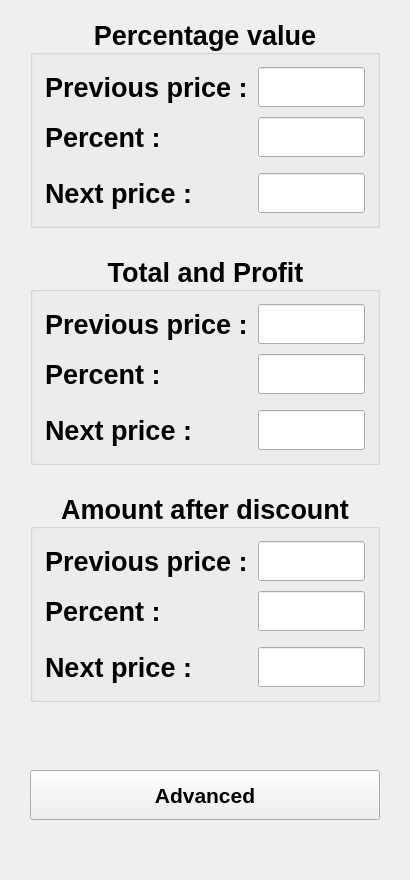
<?xml version="1.0" encoding="UTF-8"?>
<ui version="4.0">
 <class>MainWindow</class>
 <widget class="QMainWindow" name="MainWindow">
  <property name="geometry">
   <rect>
    <x>0</x>
    <y>0</y>
    <width>410</width>
    <height>880</height>
   </rect>
  </property>
  <property name="font">
   <font>
    <pointsize>18</pointsize>
    <bold>true</bold>
   </font>
  </property>
  <property name="windowTitle">
   <string>MainWindow</string>
  </property>
  <widget class="QWidget" name="centralwidget">
   <layout class="QVBoxLayout" name="verticalLayout">
    <item>
     <widget class="QStackedWidget" name="stackedWidget">
      <property name="currentIndex">
       <number>0</number>
      </property>
      <widget class="QWidget" name="page">
       <layout class="QHBoxLayout" name="horizontalLayout" stretch="1,10,1">
        <item>
         <spacer name="horizontalSpacer_19">
          <property name="orientation">
           <enum>Qt::Horizontal</enum>
          </property>
          <property name="sizeHint" stdset="0">
           <size>
            <width>2</width>
            <height>20</height>
           </size>
          </property>
         </spacer>
        </item>
        <item>
         <layout class="QVBoxLayout" name="verticalLayout_2" stretch="5,1,5,1,5,3,1,2">
          <item>
           <widget class="QGroupBox" name="groupBox">
            <property name="minimumSize">
             <size>
              <width>350</width>
              <height>210</height>
             </size>
            </property>
            <property name="font">
             <font>
              <pointsize>20</pointsize>
              <bold>true</bold>
             </font>
            </property>
            <property name="layoutDirection">
             <enum>Qt::RightToLeft</enum>
            </property>
            <property name="title">
             <string>Percentage value</string>
            </property>
            <property name="alignment">
             <set>Qt::AlignCenter</set>
            </property>
            <layout class="QGridLayout" name="gridLayout" columnstretch="6,4">
             <property name="leftMargin">
              <number>12</number>
             </property>
             <property name="topMargin">
              <number>12</number>
             </property>
             <property name="rightMargin">
              <number>12</number>
             </property>
             <property name="bottomMargin">
              <number>12</number>
             </property>
             <property name="spacing">
              <number>10</number>
             </property>
             <item row="0" column="1">
              <widget class="QLabel" name="label">
               <property name="font">
                <font>
                 <pointsize>20</pointsize>
                 <bold>true</bold>
                </font>
               </property>
               <property name="text">
                <string>Previous price :</string>
               </property>
              </widget>
             </item>
             <item row="3" column="1">
              <widget class="QLabel" name="label_3">
               <property name="font">
                <font>
                 <pointsize>20</pointsize>
                 <bold>true</bold>
                </font>
               </property>
               <property name="text">
                <string>Next price :</string>
               </property>
              </widget>
             </item>
             <item row="1" column="0">
              <widget class="QLineEdit" name="le_percent">
               <property name="minimumSize">
                <size>
                 <width>0</width>
                 <height>40</height>
                </size>
               </property>
               <property name="font">
                <font>
                 <pointsize>22</pointsize>
                 <bold>true</bold>
                </font>
               </property>
               <property name="inputMethodHints">
                <set>Qt::ImhDigitsOnly</set>
               </property>
               <property name="alignment">
                <set>Qt::AlignCenter</set>
               </property>
              </widget>
             </item>
             <item row="0" column="0">
              <widget class="QLineEdit" name="le_oldPrice">
               <property name="minimumSize">
                <size>
                 <width>0</width>
                 <height>40</height>
                </size>
               </property>
               <property name="font">
                <font>
                 <pointsize>22</pointsize>
                 <bold>true</bold>
                </font>
               </property>
               <property name="inputMethodHints">
                <set>Qt::ImhDigitsOnly</set>
               </property>
               <property name="alignment">
                <set>Qt::AlignCenter</set>
               </property>
              </widget>
             </item>
             <item row="1" column="1">
              <widget class="QLabel" name="label_2">
               <property name="font">
                <font>
                 <pointsize>20</pointsize>
                 <bold>true</bold>
                </font>
               </property>
               <property name="text">
                <string>Percent :</string>
               </property>
              </widget>
             </item>
             <item row="3" column="0">
              <widget class="QLineEdit" name="le_newPrice">
               <property name="minimumSize">
                <size>
                 <width>0</width>
                 <height>40</height>
                </size>
               </property>
               <property name="font">
                <font>
                 <pointsize>22</pointsize>
                 <bold>true</bold>
                </font>
               </property>
               <property name="inputMethodHints">
                <set>Qt::ImhDigitsOnly</set>
               </property>
               <property name="alignment">
                <set>Qt::AlignCenter</set>
               </property>
               <property name="readOnly">
                <bool>true</bool>
               </property>
              </widget>
             </item>
             <item row="2" column="0">
              <spacer name="verticalSpacer_8">
               <property name="orientation">
                <enum>Qt::Vertical</enum>
               </property>
               <property name="sizeHint" stdset="0">
                <size>
                 <width>20</width>
                 <height>40</height>
                </size>
               </property>
              </spacer>
             </item>
            </layout>
           </widget>
          </item>
          <item>
           <spacer name="verticalSpacer">
            <property name="orientation">
             <enum>Qt::Vertical</enum>
            </property>
            <property name="sizeHint" stdset="0">
             <size>
              <width>20</width>
              <height>40</height>
             </size>
            </property>
           </spacer>
          </item>
          <item>
           <widget class="QGroupBox" name="groupBox_2">
            <property name="minimumSize">
             <size>
              <width>350</width>
              <height>210</height>
             </size>
            </property>
            <property name="font">
             <font>
              <pointsize>20</pointsize>
              <bold>true</bold>
             </font>
            </property>
            <property name="layoutDirection">
             <enum>Qt::RightToLeft</enum>
            </property>
            <property name="title">
             <string>Total and Profit</string>
            </property>
            <property name="alignment">
             <set>Qt::AlignCenter</set>
            </property>
            <layout class="QGridLayout" name="gridLayout_6" columnstretch="6,4">
             <property name="leftMargin">
              <number>12</number>
             </property>
             <property name="topMargin">
              <number>12</number>
             </property>
             <property name="rightMargin">
              <number>12</number>
             </property>
             <property name="bottomMargin">
              <number>12</number>
             </property>
             <property name="spacing">
              <number>10</number>
             </property>
             <item row="1" column="1">
              <widget class="QLabel" name="label_18">
               <property name="font">
                <font>
                 <pointsize>20</pointsize>
                 <bold>true</bold>
                </font>
               </property>
               <property name="text">
                <string>Percent :</string>
               </property>
              </widget>
             </item>
             <item row="0" column="1">
              <widget class="QLabel" name="label_17">
               <property name="font">
                <font>
                 <pointsize>20</pointsize>
                 <bold>true</bold>
                </font>
               </property>
               <property name="text">
                <string>Previous price :</string>
               </property>
              </widget>
             </item>
             <item row="3" column="0">
              <widget class="QLineEdit" name="le_newPrice_2">
               <property name="minimumSize">
                <size>
                 <width>0</width>
                 <height>40</height>
                </size>
               </property>
               <property name="font">
                <font>
                 <pointsize>22</pointsize>
                 <bold>true</bold>
                </font>
               </property>
               <property name="inputMethodHints">
                <set>Qt::ImhDigitsOnly</set>
               </property>
               <property name="alignment">
                <set>Qt::AlignCenter</set>
               </property>
               <property name="readOnly">
                <bool>true</bool>
               </property>
              </widget>
             </item>
             <item row="0" column="0">
              <widget class="QLineEdit" name="le_oldPrice_2">
               <property name="minimumSize">
                <size>
                 <width>0</width>
                 <height>40</height>
                </size>
               </property>
               <property name="font">
                <font>
                 <pointsize>22</pointsize>
                 <bold>true</bold>
                </font>
               </property>
               <property name="inputMethodHints">
                <set>Qt::ImhDigitsOnly</set>
               </property>
               <property name="alignment">
                <set>Qt::AlignCenter</set>
               </property>
              </widget>
             </item>
             <item row="3" column="1">
              <widget class="QLabel" name="label_16">
               <property name="font">
                <font>
                 <pointsize>20</pointsize>
                 <bold>true</bold>
                </font>
               </property>
               <property name="text">
                <string>Next price :</string>
               </property>
              </widget>
             </item>
             <item row="1" column="0">
              <widget class="QLineEdit" name="le_percent_2">
               <property name="minimumSize">
                <size>
                 <width>0</width>
                 <height>40</height>
                </size>
               </property>
               <property name="font">
                <font>
                 <pointsize>22</pointsize>
                 <bold>true</bold>
                </font>
               </property>
               <property name="inputMethodHints">
                <set>Qt::ImhDigitsOnly</set>
               </property>
               <property name="alignment">
                <set>Qt::AlignCenter</set>
               </property>
              </widget>
             </item>
             <item row="2" column="0">
              <spacer name="verticalSpacer_9">
               <property name="orientation">
                <enum>Qt::Vertical</enum>
               </property>
               <property name="sizeHint" stdset="0">
                <size>
                 <width>20</width>
                 <height>40</height>
                </size>
               </property>
              </spacer>
             </item>
            </layout>
           </widget>
          </item>
          <item>
           <spacer name="verticalSpacer_2">
            <property name="orientation">
             <enum>Qt::Vertical</enum>
            </property>
            <property name="sizeHint" stdset="0">
             <size>
              <width>20</width>
              <height>40</height>
             </size>
            </property>
           </spacer>
          </item>
          <item>
           <widget class="QGroupBox" name="groupBox_3">
            <property name="minimumSize">
             <size>
              <width>350</width>
              <height>210</height>
             </size>
            </property>
            <property name="font">
             <font>
              <pointsize>20</pointsize>
              <bold>true</bold>
             </font>
            </property>
            <property name="layoutDirection">
             <enum>Qt::RightToLeft</enum>
            </property>
            <property name="title">
             <string>Amount after discount</string>
            </property>
            <property name="alignment">
             <set>Qt::AlignCenter</set>
            </property>
            <layout class="QGridLayout" name="gridLayout_7" columnstretch="6,4">
             <property name="leftMargin">
              <number>12</number>
             </property>
             <property name="topMargin">
              <number>12</number>
             </property>
             <property name="rightMargin">
              <number>12</number>
             </property>
             <property name="bottomMargin">
              <number>12</number>
             </property>
             <property name="spacing">
              <number>10</number>
             </property>
             <item row="0" column="0">
              <widget class="QLineEdit" name="le_oldPrice_3">
               <property name="minimumSize">
                <size>
                 <width>0</width>
                 <height>40</height>
                </size>
               </property>
               <property name="font">
                <font>
                 <pointsize>22</pointsize>
                 <bold>true</bold>
                </font>
               </property>
               <property name="inputMethodHints">
                <set>Qt::ImhDigitsOnly</set>
               </property>
               <property name="alignment">
                <set>Qt::AlignCenter</set>
               </property>
              </widget>
             </item>
             <item row="0" column="1">
              <widget class="QLabel" name="label_20">
               <property name="font">
                <font>
                 <pointsize>20</pointsize>
                 <bold>true</bold>
                </font>
               </property>
               <property name="text">
                <string>Previous price :</string>
               </property>
              </widget>
             </item>
             <item row="1" column="1">
              <widget class="QLabel" name="label_21">
               <property name="font">
                <font>
                 <pointsize>20</pointsize>
                 <bold>true</bold>
                </font>
               </property>
               <property name="text">
                <string>Percent :</string>
               </property>
              </widget>
             </item>
             <item row="3" column="0">
              <widget class="QLineEdit" name="le_newPrice_3">
               <property name="minimumSize">
                <size>
                 <width>0</width>
                 <height>40</height>
                </size>
               </property>
               <property name="font">
                <font>
                 <pointsize>22</pointsize>
                 <bold>true</bold>
                </font>
               </property>
               <property name="inputMethodHints">
                <set>Qt::ImhDigitsOnly</set>
               </property>
               <property name="alignment">
                <set>Qt::AlignCenter</set>
               </property>
               <property name="readOnly">
                <bool>true</bool>
               </property>
              </widget>
             </item>
             <item row="1" column="0">
              <widget class="QLineEdit" name="le_percent_3">
               <property name="minimumSize">
                <size>
                 <width>0</width>
                 <height>40</height>
                </size>
               </property>
               <property name="font">
                <font>
                 <pointsize>22</pointsize>
                 <bold>true</bold>
                </font>
               </property>
               <property name="inputMethodHints">
                <set>Qt::ImhDigitsOnly</set>
               </property>
               <property name="alignment">
                <set>Qt::AlignCenter</set>
               </property>
              </widget>
             </item>
             <item row="3" column="1">
              <widget class="QLabel" name="label_19">
               <property name="font">
                <font>
                 <pointsize>20</pointsize>
                 <bold>true</bold>
                </font>
               </property>
               <property name="text">
                <string>Next price :</string>
               </property>
              </widget>
             </item>
             <item row="2" column="0">
              <spacer name="verticalSpacer_10">
               <property name="orientation">
                <enum>Qt::Vertical</enum>
               </property>
               <property name="sizeHint" stdset="0">
                <size>
                 <width>20</width>
                 <height>40</height>
                </size>
               </property>
              </spacer>
             </item>
            </layout>
           </widget>
          </item>
          <item>
           <spacer name="verticalSpacer_4">
            <property name="orientation">
             <enum>Qt::Vertical</enum>
            </property>
            <property name="sizeHint" stdset="0">
             <size>
              <width>20</width>
              <height>40</height>
             </size>
            </property>
           </spacer>
          </item>
          <item>
           <widget class="QPushButton" name="pb_page">
            <property name="minimumSize">
             <size>
              <width>0</width>
              <height>50</height>
             </size>
            </property>
            <property name="font">
             <font>
              <pointsize>16</pointsize>
              <bold>true</bold>
             </font>
            </property>
            <property name="text">
             <string>Advanced</string>
            </property>
           </widget>
          </item>
          <item>
           <spacer name="verticalSpacer_7">
            <property name="orientation">
             <enum>Qt::Vertical</enum>
            </property>
            <property name="sizeHint" stdset="0">
             <size>
              <width>20</width>
              <height>40</height>
             </size>
            </property>
           </spacer>
          </item>
         </layout>
        </item>
        <item>
         <spacer name="horizontalSpacer_20">
          <property name="orientation">
           <enum>Qt::Horizontal</enum>
          </property>
          <property name="sizeHint" stdset="0">
           <size>
            <width>2</width>
            <height>20</height>
           </size>
          </property>
         </spacer>
        </item>
       </layout>
      </widget>
      <widget class="QWidget" name="page_2">
       <layout class="QHBoxLayout" name="horizontalLayout_2" stretch="1,10,1">
        <item>
         <spacer name="horizontalSpacer_21">
          <property name="orientation">
           <enum>Qt::Horizontal</enum>
          </property>
          <property name="sizeHint" stdset="0">
           <size>
            <width>2</width>
            <height>20</height>
           </size>
          </property>
         </spacer>
        </item>
        <item>
         <layout class="QVBoxLayout" name="verticalLayout_3" stretch="3,5,2,5,5,1,2">
          <item>
           <spacer name="verticalSpacer_3">
            <property name="orientation">
             <enum>Qt::Vertical</enum>
            </property>
            <property name="sizeHint" stdset="0">
             <size>
              <width>17</width>
              <height>20</height>
             </size>
            </property>
           </spacer>
          </item>
          <item>
           <widget class="QGroupBox" name="groupBox_4">
            <property name="minimumSize">
             <size>
              <width>350</width>
              <height>210</height>
             </size>
            </property>
            <property name="font">
             <font>
              <pointsize>20</pointsize>
              <bold>true</bold>
             </font>
            </property>
            <property name="layoutDirection">
             <enum>Qt::RightToLeft</enum>
            </property>
            <property name="title">
             <string>Amount before discount</string>
            </property>
            <property name="alignment">
             <set>Qt::AlignCenter</set>
            </property>
            <layout class="QGridLayout" name="gridLayout_8" columnstretch="6,4">
             <property name="leftMargin">
              <number>12</number>
             </property>
             <property name="topMargin">
              <number>12</number>
             </property>
             <property name="rightMargin">
              <number>12</number>
             </property>
             <property name="bottomMargin">
              <number>12</number>
             </property>
             <property name="spacing">
              <number>10</number>
             </property>
             <item row="0" column="1">
              <widget class="QLabel" name="label_22">
               <property name="font">
                <font>
                 <pointsize>20</pointsize>
                 <bold>true</bold>
                </font>
               </property>
               <property name="text">
                <string>Next price :</string>
               </property>
              </widget>
             </item>
             <item row="3" column="1">
              <widget class="QLabel" name="label_23">
               <property name="font">
                <font>
                 <pointsize>20</pointsize>
                 <bold>true</bold>
                </font>
               </property>
               <property name="text">
                <string>Previous price :</string>
               </property>
              </widget>
             </item>
             <item row="1" column="0">
              <widget class="QLineEdit" name="le_percent_4">
               <property name="minimumSize">
                <size>
                 <width>0</width>
                 <height>40</height>
                </size>
               </property>
               <property name="font">
                <font>
                 <pointsize>22</pointsize>
                 <bold>true</bold>
                </font>
               </property>
               <property name="inputMethodHints">
                <set>Qt::ImhDigitsOnly</set>
               </property>
               <property name="alignment">
                <set>Qt::AlignCenter</set>
               </property>
              </widget>
             </item>
             <item row="0" column="0">
              <widget class="QLineEdit" name="le_newPrice_4">
               <property name="minimumSize">
                <size>
                 <width>0</width>
                 <height>40</height>
                </size>
               </property>
               <property name="font">
                <font>
                 <pointsize>22</pointsize>
                 <bold>true</bold>
                </font>
               </property>
               <property name="inputMethodHints">
                <set>Qt::ImhDigitsOnly</set>
               </property>
               <property name="alignment">
                <set>Qt::AlignCenter</set>
               </property>
              </widget>
             </item>
             <item row="1" column="1">
              <widget class="QLabel" name="label_24">
               <property name="font">
                <font>
                 <pointsize>20</pointsize>
                 <bold>true</bold>
                </font>
               </property>
               <property name="text">
                <string>Percent :</string>
               </property>
              </widget>
             </item>
             <item row="3" column="0">
              <widget class="QLineEdit" name="le_oldPrice_4">
               <property name="minimumSize">
                <size>
                 <width>0</width>
                 <height>40</height>
                </size>
               </property>
               <property name="font">
                <font>
                 <pointsize>22</pointsize>
                 <bold>true</bold>
                </font>
               </property>
               <property name="inputMethodHints">
                <set>Qt::ImhDigitsOnly</set>
               </property>
               <property name="alignment">
                <set>Qt::AlignCenter</set>
               </property>
               <property name="readOnly">
                <bool>true</bool>
               </property>
              </widget>
             </item>
             <item row="2" column="0">
              <spacer name="verticalSpacer_12">
               <property name="orientation">
                <enum>Qt::Vertical</enum>
               </property>
               <property name="sizeHint" stdset="0">
                <size>
                 <width>20</width>
                 <height>40</height>
                </size>
               </property>
              </spacer>
             </item>
            </layout>
           </widget>
          </item>
          <item>
           <spacer name="verticalSpacer_5">
            <property name="orientation">
             <enum>Qt::Vertical</enum>
            </property>
            <property name="sizeHint" stdset="0">
             <size>
              <width>17</width>
              <height>19</height>
             </size>
            </property>
           </spacer>
          </item>
          <item>
           <widget class="QGroupBox" name="groupBox_5">
            <property name="minimumSize">
             <size>
              <width>350</width>
              <height>210</height>
             </size>
            </property>
            <property name="font">
             <font>
              <pointsize>20</pointsize>
              <bold>true</bold>
             </font>
            </property>
            <property name="layoutDirection">
             <enum>Qt::RightToLeft</enum>
            </property>
            <property name="title">
             <string>What percentage</string>
            </property>
            <property name="alignment">
             <set>Qt::AlignCenter</set>
            </property>
            <layout class="QGridLayout" name="gridLayout_9" columnstretch="6,4">
             <property name="leftMargin">
              <number>12</number>
             </property>
             <property name="topMargin">
              <number>12</number>
             </property>
             <property name="rightMargin">
              <number>12</number>
             </property>
             <property name="bottomMargin">
              <number>12</number>
             </property>
             <property name="spacing">
              <number>10</number>
             </property>
             <item row="0" column="1">
              <widget class="QLabel" name="label_25">
               <property name="font">
                <font>
                 <pointsize>20</pointsize>
                 <bold>true</bold>
                </font>
               </property>
               <property name="text">
                <string>Previous price :</string>
               </property>
              </widget>
             </item>
             <item row="3" column="1">
              <widget class="QLabel" name="label_26">
               <property name="font">
                <font>
                 <pointsize>20</pointsize>
                 <bold>true</bold>
                </font>
               </property>
               <property name="text">
                <string>Percent :</string>
               </property>
              </widget>
             </item>
             <item row="1" column="0">
              <widget class="QLineEdit" name="le_newPrice_5">
               <property name="minimumSize">
                <size>
                 <width>0</width>
                 <height>40</height>
                </size>
               </property>
               <property name="font">
                <font>
                 <pointsize>22</pointsize>
                 <bold>true</bold>
                </font>
               </property>
               <property name="inputMethodHints">
                <set>Qt::ImhDigitsOnly</set>
               </property>
               <property name="alignment">
                <set>Qt::AlignCenter</set>
               </property>
              </widget>
             </item>
             <item row="0" column="0">
              <widget class="QLineEdit" name="le_oldPrice_5">
               <property name="minimumSize">
                <size>
                 <width>0</width>
                 <height>40</height>
                </size>
               </property>
               <property name="font">
                <font>
                 <pointsize>22</pointsize>
                 <bold>true</bold>
                </font>
               </property>
               <property name="inputMethodHints">
                <set>Qt::ImhDigitsOnly</set>
               </property>
               <property name="alignment">
                <set>Qt::AlignCenter</set>
               </property>
              </widget>
             </item>
             <item row="1" column="1">
              <widget class="QLabel" name="label_27">
               <property name="font">
                <font>
                 <pointsize>20</pointsize>
                 <bold>true</bold>
                </font>
               </property>
               <property name="text">
                <string>Next price :</string>
               </property>
              </widget>
             </item>
             <item row="3" column="0">
              <widget class="QLineEdit" name="le_percent_5">
               <property name="minimumSize">
                <size>
                 <width>0</width>
                 <height>40</height>
                </size>
               </property>
               <property name="font">
                <font>
                 <pointsize>22</pointsize>
                 <bold>true</bold>
                </font>
               </property>
               <property name="inputMethodHints">
                <set>Qt::ImhDigitsOnly</set>
               </property>
               <property name="alignment">
                <set>Qt::AlignCenter</set>
               </property>
               <property name="readOnly">
                <bool>true</bool>
               </property>
              </widget>
             </item>
             <item row="2" column="0">
              <spacer name="verticalSpacer_13">
               <property name="orientation">
                <enum>Qt::Vertical</enum>
               </property>
               <property name="sizeHint" stdset="0">
                <size>
                 <width>20</width>
                 <height>40</height>
                </size>
               </property>
              </spacer>
             </item>
            </layout>
           </widget>
          </item>
          <item>
           <spacer name="verticalSpacer_6">
            <property name="orientation">
             <enum>Qt::Vertical</enum>
            </property>
            <property name="sizeHint" stdset="0">
             <size>
              <width>20</width>
              <height>40</height>
             </size>
            </property>
           </spacer>
          </item>
          <item>
           <widget class="QPushButton" name="pb_page_2">
            <property name="minimumSize">
             <size>
              <width>0</width>
              <height>50</height>
             </size>
            </property>
            <property name="font">
             <font>
              <pointsize>16</pointsize>
              <bold>true</bold>
             </font>
            </property>
            <property name="text">
             <string>Base</string>
            </property>
           </widget>
          </item>
          <item>
           <spacer name="verticalSpacer_11">
            <property name="orientation">
             <enum>Qt::Vertical</enum>
            </property>
            <property name="sizeHint" stdset="0">
             <size>
              <width>20</width>
              <height>40</height>
             </size>
            </property>
           </spacer>
          </item>
         </layout>
        </item>
        <item>
         <spacer name="horizontalSpacer_22">
          <property name="orientation">
           <enum>Qt::Horizontal</enum>
          </property>
          <property name="sizeHint" stdset="0">
           <size>
            <width>2</width>
            <height>20</height>
           </size>
          </property>
         </spacer>
        </item>
       </layout>
      </widget>
     </widget>
    </item>
   </layout>
  </widget>
  <widget class="QMenuBar" name="menubar">
   <property name="geometry">
    <rect>
     <x>0</x>
     <y>0</y>
     <width>410</width>
     <height>22</height>
    </rect>
   </property>
   <property name="font">
    <font>
     <pointsize>10</pointsize>
     <bold>false</bold>
    </font>
   </property>
  </widget>
 </widget>
 <resources/>
 <connections/>
</ui>
